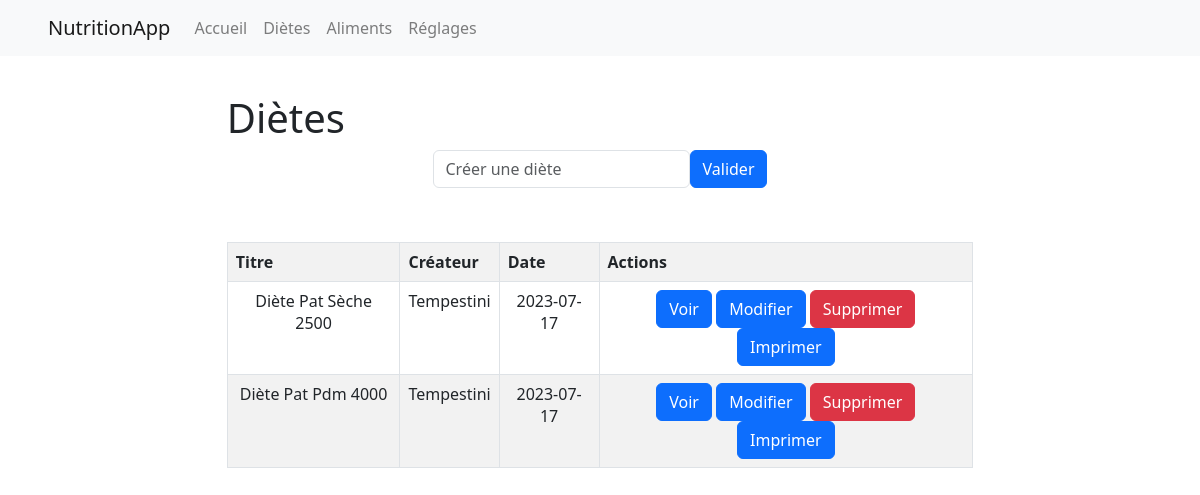
Before: /dietes with the older database file.
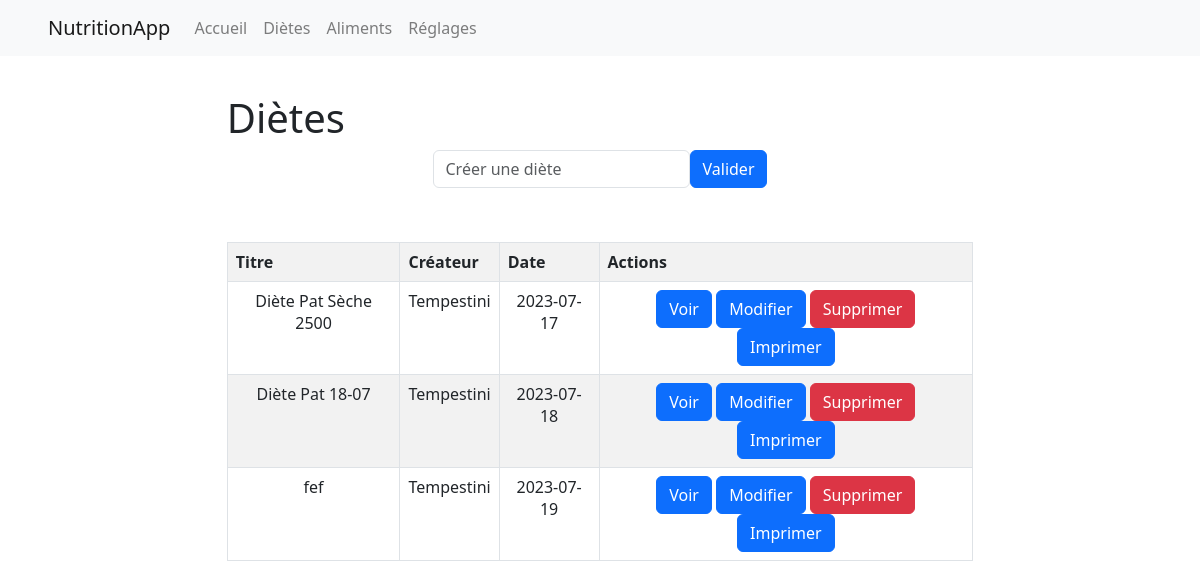
After: the same page with the newer database file.
### models.py (models this page shows, shortened)
class diete(db.Model):
    id = db.Column(db.Integer, primary_key=True)
    titre_diete = db.Column(db.String(255), nullable=True) # nom de la diete
    createur = db.Column(db.Integer, db.ForeignKey('utilisateur.id'), nullable=True)
    date = db.Column(db.Date, nullable=True)
    createur_obj = db.relationship('utilisateur', backref=db.backref('dietes'), foreign_keys=[createur])

class utilisateur(db.Model):
    id = db.Column(db.Integer, primary_key=True)
    nom = db.Column(db.String(255), nullable=True)
    prenom = db.Column(db.String(255), nullable=True)
    mail = db.Column(db.String(255), nullable=True)
    mdp = db.Column(db.String(255), nullable=True)
    age = db.Column(db.Integer, nullable=True)
    taille = db.Column(db.Integer, nullable=True)
    poids = db.Column(db.Integer, nullable=True)
    sexe = db.Column(db.String(255), nullable=True)
    diete = db.Column(db.Integer, db.ForeignKey('diete.id'))
    diete_obj = db.relationship('diete', backref=db.backref('utilisateurs'), foreign_keys=[diete])

### app.py (the view)
@app.route('/dietes')
def dietes():
    dietes = diete.query.all()
    current_date = date.today().isoformat()
    return render_template('dietes.html', dietes=dietes, date=current_date)

### templates/dietes.html (shortened to what this page needs)
{% extends 'base.html' %}
{% block content %}
<link rel="stylesheet" href="{{ url_for('static', filename='css/pages.css') }}">
<div class="content">
    <h1 class="title">{% block title %} Diètes {% endblock %}</h1>
    <div class="create_diet">
        <form action="{{ url_for('ajouter_diete') }}" method="POST" class="form-inline justify-content-center">
            <input type="text" id="titre" name="titre" class="form-control" placeholder="Créer une diète" required>
            <button type="submit" class="btn btn-primary">Valider</button>
        </form>
    </div>
    <div>
        <table class="table table-striped table-bordered">
            <tr>
                <th>Titre</th>
                <th>Créateur</th>
                <th>Date</th>
                <th>Actions</th>
            </tr>
            {% for diete in dietes %}
            <tr>
                <td>{{ diete.titre_diete }}</td>
                <td>{{ diete.createur_obj.nom }}</td>
                <td>{{ diete.date }}</td>
                <td>
                    <a href="{{ url_for('voir_diete', id=diete.id) }}" class="btn btn-primary">Voir</a>
                    <a href="{{ url_for('modifier_diete', id=diete.id) }}" class="btn btn-primary">Modifier</a>
                    <a href="{{ url_for('supprimer_diete', id=diete.id) }}" class="btn btn-danger">Supprimer</a>
                    <a href="{{ url_for('print_diete', id=diete.id) }}" class="btn btn-primary">Imprimer</a>
                </td>
            </tr>
            {% endfor %}
        </table>
    </div>
</div>
{% endblock %}

### templates/base.html (shortened to what this page needs)
<!DOCTYPE html>
<html lang="fr">
<head>
    <link rel="stylesheet" href="{{root}}{{ url_for('static', filename='css/base.css') }}">
    <link rel="stylesheet" href="https://cdn.jsdelivr.net/npm/bootstrap@4.0.0/dist/css/bootstrap.min.css">
    <link rel="stylesheet" href="https://cdnjs.cloudflare.com/ajax/libs/bootstrap/5.3.0/css/bootstrap.min.css">
</head>
<body>
    {% block content %}
    {% endblock %}
</body>
</html>

### templates/navbar.html (shortened to what this page needs)
<nav class="navbar navbar-expand-lg navbar-light bg-light">
  <a class="navbar-brand ms-5" href="{{url_for('accueil')}}">NutritionApp</a>
  <div class="collapse navbar-collapse" id="navbarNavDropdown">
    <ul class="navbar-nav">
      <li class="nav-item {% if page == 'accueil' %}active{% endif %}">
          <a href="{{url_for('accueil')}}" class="nav-link">Accueil</a>
      </li>
      <li class="nav-item {% if page == 'dietes' %}active{% endif %}">
        <a href="{{url_for('dietes')}}" class="nav-link">Diètes</a>
      </li>
      <li class="nav-item {% if page == 'aliments' %}active{% endif %}">
        <a href="{{url_for('aliments')}}" class="nav-link">Aliments</a>
      </li>
      <li class="nav-item {% if page == 'reglages' %}active{% endif %}">
          <a href="{{url_for('reglages')}}" class="nav-link">Réglages</a>
      </li>
    </ul>
  </div>
</nav>

### static/css/base.css (style rules this page uses)
html { font-family: 'Roboto', sans-serif; font-size: 16px; line-height: 1.5; color: #333; background-color: #fff; }

### static/css/pages.css (style rules this page uses)
.content { padding: 1cm 6cm 1cm 6cm; }
.create_diet { text-align: center; padding-bottom: 1cm; }
.table td { text-align: center; }

Changed rows visible on the page:
changed diete: titre_diete "Diète Pat Pdm 4000" → "Diète Pat 18-07"; date "2023-07-17" → "2023-07-18"
added diete: titre_diete "fef", createur_obj.nom "Tempestini", date "2023-07-19"
